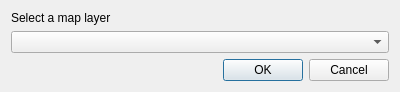
<?xml version="1.0" encoding="UTF-8"?>
<ui version="4.0">
 <class>Dialog</class>
 <widget class="QDialog" name="Dialog">
  <property name="geometry">
   <rect>
    <x>0</x>
    <y>0</y>
    <width>400</width>
    <height>92</height>
   </rect>
  </property>
  <property name="windowTitle">
   <string>Select Layer</string>
  </property>
  <layout class="QVBoxLayout" name="verticalLayout">
   <item>
    <widget class="QLabel" name="label">
     <property name="text">
      <string>Select a map layer</string>
     </property>
    </widget>
   </item>
   <item>
    <widget class="QgsMapLayerComboBox" name="cmb_layer"/>
   </item>
   <item>
    <widget class="QDialogButtonBox" name="buttonBox">
     <property name="orientation">
      <enum>Qt::Horizontal</enum>
     </property>
     <property name="standardButtons">
      <set>QDialogButtonBox::Cancel|QDialogButtonBox::Ok</set>
     </property>
    </widget>
   </item>
  </layout>
 </widget>
 <customwidgets>
  <customwidget>
   <class>QgsMapLayerComboBox</class>
   <extends>QComboBox</extends>
   <header>qgis.gui</header>
  </customwidget>
 </customwidgets>
 <resources/>
 <connections>
  <connection>
   <sender>buttonBox</sender>
   <signal>accepted()</signal>
   <receiver>Dialog</receiver>
   <slot>accept()</slot>
   <hints>
    <hint type="sourcelabel">
     <x>248</x>
     <y>254</y>
    </hint>
    <hint type="destinationlabel">
     <x>157</x>
     <y>274</y>
    </hint>
   </hints>
  </connection>
  <connection>
   <sender>buttonBox</sender>
   <signal>rejected()</signal>
   <receiver>Dialog</receiver>
   <slot>reject()</slot>
   <hints>
    <hint type="sourcelabel">
     <x>316</x>
     <y>260</y>
    </hint>
    <hint type="destinationlabel">
     <x>286</x>
     <y>274</y>
    </hint>
   </hints>
  </connection>
 </connections>
</ui>
